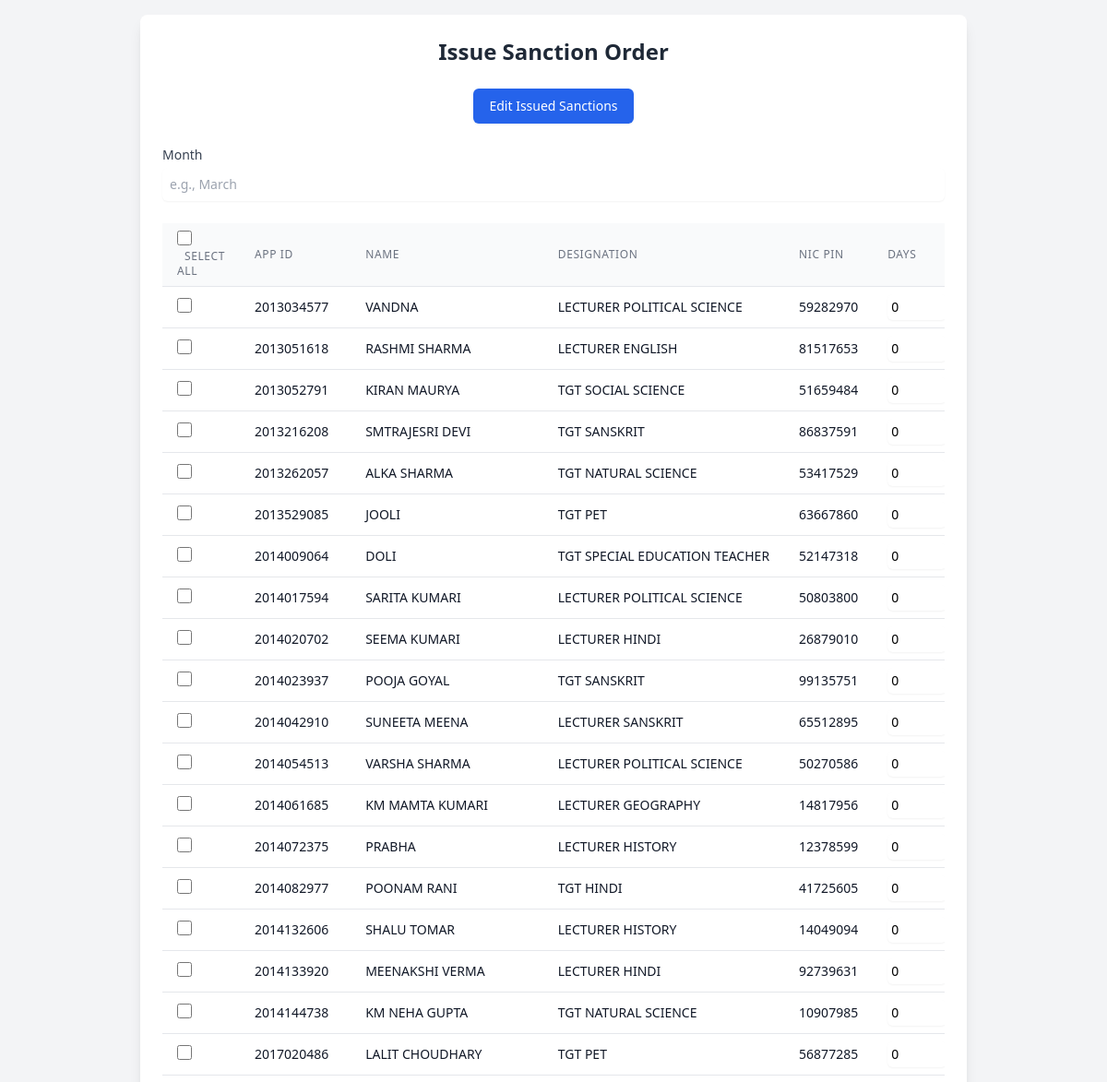
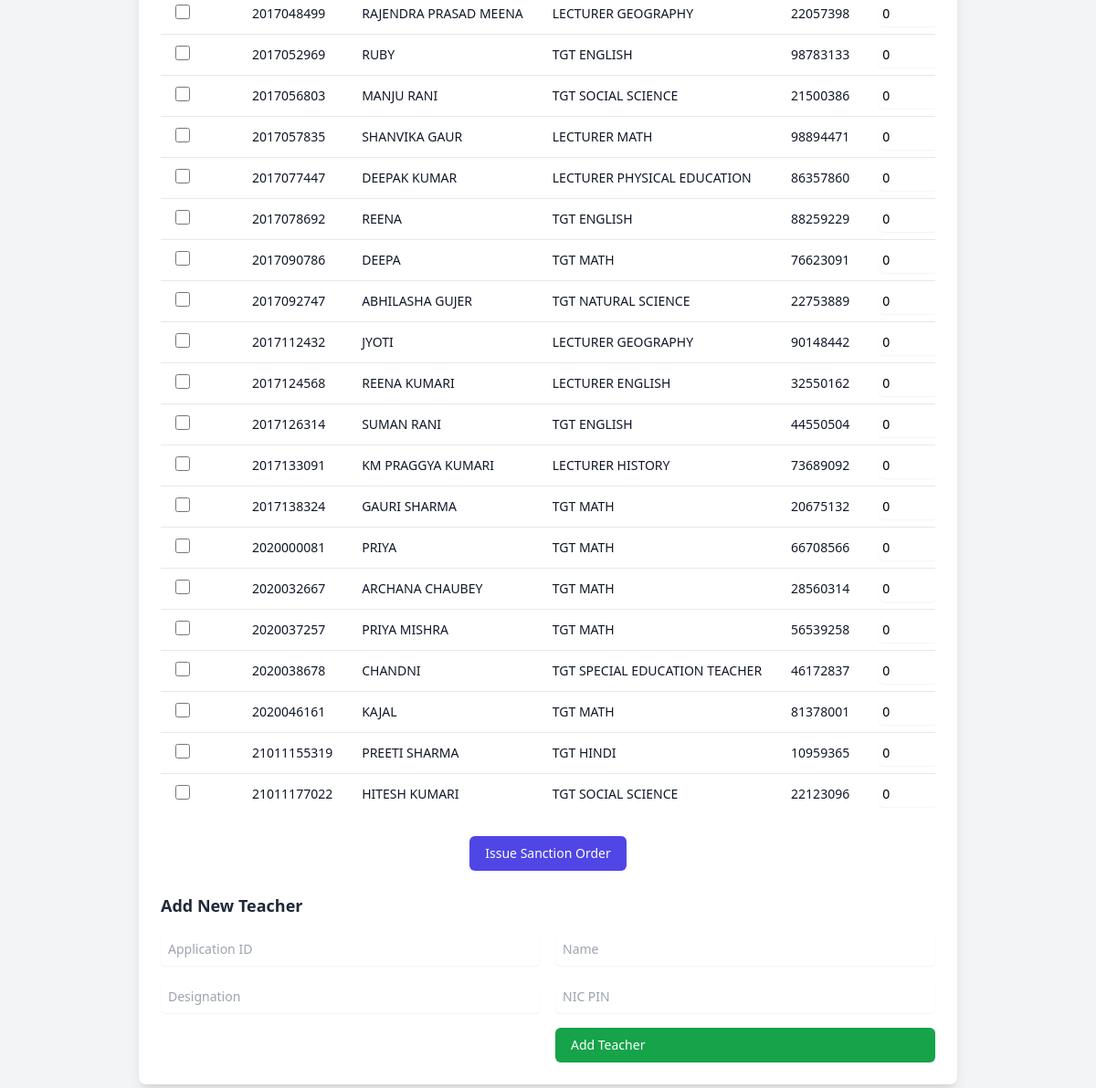
Page /issue on the committed database (2 pictures, top to bottom).
### tables this page shows
CREATE TABLE teachers 
                 (id INTEGER PRIMARY KEY, app_id TEXT UNIQUE, name TEXT, designation TEXT, nic_pin TEXT);

### app.py (the view, shortened to what this page needs)
@app.route('/issue', methods=['GET', 'POST'])
def issue_sanction():
    conn = sqlite3.connect("sanctions.db")
    c = conn.cursor()
    c.execute("SELECT app_id, name, designation, nic_pin FROM teachers")
    all_teachers = [{'app_id': row[0], 'name': row[1], 'designation': row[2], 'nic_pin': row[3]} for row in c.fetchall()]
    conn.close()
    return render_template('issue_form.html', teachers=all_teachers)

### templates/issue_form.html (shortened to what this page needs)
<!DOCTYPE html>
<html lang="en">
<head>
    <script src="https://cdn.tailwindcss.com"></script>
</head>
<body class="bg-gray-100 min-h-screen flex items-center justify-center p-4">
    <div class="bg-white shadow-lg rounded-lg p-6 w-full max-w-4xl">
        <h1 class="text-2xl font-bold text-gray-800 mb-6 text-center">Issue Sanction Order</h1>
        <div class="mb-6 text-center">
            <a href="{{ url_for('list_sanctions') }}"
               class="inline-flex items-center px-4 py-2 border border-transparent text-sm font-medium rounded-md shadow-sm text-white bg-blue-600 hover:bg-blue-700 focus:outline-none focus:ring-2 focus:ring-offset-2 focus:ring-blue-500">
                Edit Issued Sanctions
            </a>
        </div>
        <form method="POST" action="/issue" class="space-y-6" id="sanctionForm">
            <div>
                <label for="month" class="block text-sm font-medium text-gray-700">Month</label>
                <input type="text" id="month" name="month" placeholder="e.g., March" required
                       class="mt-1 block w-full rounded-md border-gray-300 shadow-sm focus:border-indigo-500 focus:ring-indigo-500 sm:text-sm p-2">
            </div>
            <div class="overflow-x-auto">
                <table class="min-w-full divide-y divide-gray-200" id="teacherTable">
                    <thead class="bg-gray-50">
                        <tr>
                            <th class="px-4 py-2 text-left text-xs font-medium text-gray-500 uppercase tracking-wider">
                                <input type="checkbox" id="selectAll"
                                       class="h-4 w-4 text-indigo-600 focus:ring-indigo-500 border-gray-300 rounded">
                                <label for="selectAll" class="ml-2">Select All</label>
                            </th>
                            <th class="px-4 py-2 text-left text-xs font-medium text-gray-500 uppercase tracking-wider">App ID</th>
                            <th class="px-4 py-2 text-left text-xs font-medium text-gray-500 uppercase tracking-wider">Name</th>
                            <th class="px-4 py-2 text-left text-xs font-medium text-gray-500 uppercase tracking-wider">Designation</th>
                            <th class="px-4 py-2 text-left text-xs font-medium text-gray-500 uppercase tracking-wider">NIC PIN</th>
                            <th class="px-4 py-2 text-left text-xs font-medium text-gray-500 uppercase tracking-wider">Days</th>
                        </tr>
                    </thead>
                    <tbody class="bg-white divide-y divide-gray-200" id="sortable">
                        {% for teacher in teachers %}
                        <tr draggable="true" data-app-id="{{ teacher.app_id }}">
                            <td class="px-4 py-2 whitespace-nowrap">
                                <input type="checkbox" name="selected_teachers" value="{{ teacher.app_id }}"
                                       class="h-4 w-4 text-indigo-600 focus:ring-indigo-500 border-gray-300 rounded teacher-checkbox">
                            </td>
                            <td class="px-4 py-2 whitespace-nowrap text-sm text-gray-900">{{ teacher.app_id }}</td>
                            <td class="px-4 py-2 whitespace-nowrap text-sm text-gray-900">{{ teacher.name }}</td>
                            <td class="px-4 py-2 whitespace-nowrap text-sm text-gray-900">{{ teacher.designation }}</td>
                            <td class="px-4 py-2 whitespace-nowrap text-sm text-gray-900">{{ teacher.nic_pin }}</td>
                            <td class="px-4 py-2 whitespace-nowrap">
                                <input type="number" name="days_{{ teacher.app_id }}" min="0" value="0"
                                       class="w-16 rounded-md border-gray-300 shadow-sm focus:border-indigo-500 focus:ring-indigo-500 sm:text-sm p-1">
                            </td>
                        </tr>
                        {% endfor %}
                    </tbody>
                </table>
            </div>
            <div class="text-center">
                <button type="submit"
                        class="inline-flex items-center px-4 py-2 border border-transparent text-sm font-medium rounded-md shadow-sm text-white bg-indigo-600 hover:bg-indigo-700 focus:outline-none focus:ring-2 focus:ring-offset-2 focus:ring-indigo-500">
                    Issue Sanction Order
                </button>
            </div>
        </form>
        <div class="mt-8">
            <h2 class="text-lg font-semibold text-gray-800 mb-4">Add New Teacher</h2>
            <form method="POST" action="/add_teacher" class="grid grid-cols-1 gap-4 sm:grid-cols-2">
                <input type="text" name="app_id" placeholder="Application ID" required
                       class="rounded-md border-gray-300 shadow-sm focus:border-indigo-500 focus:ring-indigo-500 sm:text-sm p-2">
                <input type="text" name="name" placeholder="Name" required
                       class="rounded-md border-gray-300 shadow-sm focus:border-indigo-500 focus:ring-indigo-500 sm:text-sm p-2">
                <input type="text" name="designation" placeholder="Designation" required
                       class="rounded-md border-gray-300 shadow-sm focus:border-indigo-500 focus:ring-indigo-500 sm:text-sm p-2">
                <input type="text" name="nic_pin" placeholder="NIC PIN" required
                       class="rounded-md border-gray-300 shadow-sm focus:border-indigo-500 focus:ring-indigo-500 sm:text-sm p-2">
                <button type="submit"
                        class="col-span-full sm:col-span-1 sm:col-start-2 inline-flex items-center px-4 py-2 border border-transparent text-sm font-medium rounded-md shadow-sm text-white bg-green-600 hover:bg-green-700 focus:outline-none focus:ring-2 focus:ring-offset-2 focus:ring-green-500">
                    Add Teacher
                </button>
            </form>
        </div>
    </div>
</body>
</html>

### rows in the picture
teachers: app_id "2013034577", name "VANDNA", designation "LECTURER POLITICAL SCIENCE", nic_pin "59282970"
teachers: app_id "2013051618", name "RASHMI SHARMA", designation "LECTURER ENGLISH", nic_pin "81517653"
teachers: app_id "2013052791", name "KIRAN MAURYA", designation "TGT SOCIAL SCIENCE", nic_pin "51659484"
teachers: app_id "2013216208", name "SMTRAJESRI DEVI", designation "TGT SANSKRIT", nic_pin "86837591"
teachers: app_id "2013262057", name "ALKA SHARMA", designation "TGT NATURAL SCIENCE", nic_pin "53417529"
teachers: app_id "2013529085", name "JOOLI", designation "TGT PET", nic_pin "63667860"
teachers: app_id "2014009064", name "DOLI", designation "TGT SPECIAL EDUCATION TEACHER", nic_pin "52147318"
teachers: app_id "2014017594", name "SARITA KUMARI", designation "LECTURER POLITICAL SCIENCE", nic_pin "50803800"
teachers: app_id "2014020702", name "SEEMA KUMARI", designation "LECTURER HINDI", nic_pin "26879010"
teachers: app_id "2014023937", name "POOJA GOYAL", designation "TGT SANSKRIT", nic_pin "99135751"
teachers: app_id "2014042910", name "SUNEETA MEENA", designation "LECTURER SANSKRIT", nic_pin "65512895"
teachers: app_id "2014054513", name "VARSHA SHARMA", designation "LECTURER POLITICAL SCIENCE", nic_pin "50270586"
teachers: app_id "2014061685", name "KM MAMTA KUMARI", designation "LECTURER GEOGRAPHY", nic_pin "14817956"
teachers: app_id "2014072375", name "PRABHA", designation "LECTURER HISTORY", nic_pin "12378599"
teachers: app_id "2014082977", name "POONAM RANI", designation "TGT HINDI", nic_pin "41725605"
teachers: app_id "2014132606", name "SHALU TOMAR", designation "LECTURER HISTORY", nic_pin "14049094"
teachers: app_id "2014133920", name "MEENAKSHI VERMA", designation "LECTURER HINDI", nic_pin "92739631"
teachers: app_id "2014144738", name "KM NEHA GUPTA", designation "TGT NATURAL SCIENCE", nic_pin "10907985"
teachers: app_id "2017020486", name "LALIT CHOUDHARY", designation "TGT PET", nic_pin "56877285"
teachers: app_id "2017048499", name "RAJENDRA PRASAD MEENA", designation "LECTURER GEOGRAPHY", nic_pin "22057398"
teachers: app_id "2017052969", name "RUBY", designation "TGT ENGLISH", nic_pin "98783133"
teachers: app_id "2017056803", name "MANJU RANI", designation "TGT SOCIAL SCIENCE", nic_pin "21500386"
teachers: app_id "2017057835", name "SHANVIKA GAUR", designation "LECTURER MATH", nic_pin "98894471"
teachers: app_id "2017077447", name "DEEPAK KUMAR", designation "LECTURER PHYSICAL EDUCATION", nic_pin "86357860"
teachers: app_id "2017078692", name "REENA", designation "TGT ENGLISH", nic_pin "88259229"
teachers: app_id "2017090786", name "DEEPA", designation "TGT MATH", nic_pin "76623091"
teachers: app_id "2017092747", name "ABHILASHA GUJER", designation "TGT NATURAL SCIENCE", nic_pin "22753889"
teachers: app_id "2017112432", name "JYOTI", designation "LECTURER GEOGRAPHY", nic_pin "90148442"
teachers: app_id "2017124568", name "REENA KUMARI", designation "LECTURER ENGLISH", nic_pin "32550162"
teachers: app_id "2017126314", name "SUMAN RANI", designation "TGT ENGLISH", nic_pin "44550504"
teachers: app_id "2017133091", name "KM PRAGGYA KUMARI", designation "LECTURER HISTORY", nic_pin "73689092"
teachers: app_id "2017138324", name "GAURI SHARMA", designation "TGT MATH", nic_pin "20675132"
teachers: app_id "2020000081", name "PRIYA", designation "TGT MATH", nic_pin "66708566"
teachers: app_id "2020032667", name "ARCHANA CHAUBEY", designation "TGT MATH", nic_pin "28560314"
teachers: app_id "2020037257", name "PRIYA MISHRA", designation "TGT MATH", nic_pin "56539258"
teachers: app_id "2020038678", name "CHANDNI", designation "TGT SPECIAL EDUCATION TEACHER", nic_pin "46172837"
teachers: app_id "2020046161", name "KAJAL", designation "TGT MATH", nic_pin "81378001"
teachers: app_id "21011155319", name "PREETI SHARMA", designation "TGT HINDI", nic_pin "10959365"
teachers: app_id "21011177022", name "HITESH KUMARI", designation "TGT SOCIAL SCIENCE", nic_pin "22123096"
